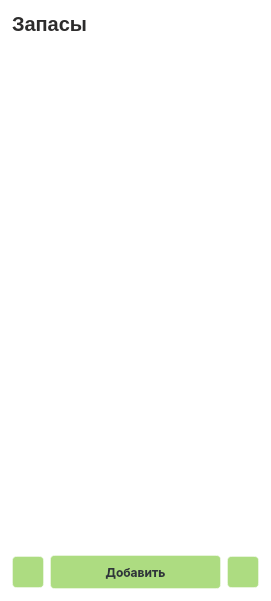
   <widget class="QFrame" name="storage_frame">
    <property name="geometry">
     <rect>
      <x>30</x>
      <y>30</y>
      <width>271</width>
      <height>601</height>
     </rect>
    </property>
    <property name="styleSheet">
     <string notr="true">background-color: rgba(255, 255, 255, 30%);
border: 1px solid  rgba(255, 255, 255, 40%);
border-radius: 10%;

</string>
    </property>
    <layout class="QVBoxLayout" name="verticalLayout">
     <item>
      <layout class="QHBoxLayout" name="headerProdHorizontalLayout_3">
       <item>
        <widget class="QLabel" name="storageHeaderLabel">
         <property name="enabled">
          <bool>true</bool>
         </property>
         <property name="minimumSize">
          <size>
           <width>0</width>
           <height>24</height>
          </size>
         </property>
         <property name="maximumSize">
          <size>
           <width>16777215</width>
           <height>24</height>
          </size>
         </property>
         <property name="styleSheet">
          <string notr="true">background-color: none;
color: #2d2c2c;
border:none;

width: 435px;
height: 24px;

font-size: 20px;
font-family: Inter, &quot;Extra Bold&quot;;
font-weight: 800;
text-align: left;
vertical-align: top</string>
         </property>
         <property name="text">
          <string>Запасы</string>
         </property>
        </widget>
       </item>
       <item>
        <widget class="QPushButton" name="sortStorePushButton_a_z">
         <property name="sizePolicy">
          <sizepolicy hsizetype="Fixed" vsizetype="Fixed">
           <horstretch>0</horstretch>
           <verstretch>0</verstretch>
          </sizepolicy>
         </property>
         <property name="styleSheet">
          <string notr="true">background-color:none;
height:24px;
width:24px;
padding:0px;
position:relative;
text-align: center;
border: none;
border-radius: 2%;</string>
         </property>
         <property name="text">
          <string/>
         </property>
         <property name="icon">
          <iconset>
           <normaloff>../img/bx_sort-a-z.svg</normaloff>../img/bx_sort-a-z.svg</iconset>
         </property>
         <property name="iconSize">
          <size>
           <width>24</width>
           <height>24</height>
          </size>
         </property>
        </widget>
       </item>
       <item>
        <widget class="QPushButton" name="sortStorePushButton_1_n">
         <property name="sizePolicy">
          <sizepolicy hsizetype="Fixed" vsizetype="Fixed">
           <horstretch>0</horstretch>
           <verstretch>0</verstretch>
          </sizepolicy>
         </property>
         <property name="styleSheet">
          <string notr="true">background-color:none;
height:24px;
width:24px;
padding:0px;
position:relative;
text-align: center;
border: none;
border-radius: 2%;</string>
         </property>
         <property name="text">
          <string/>
         </property>
         <property name="icon">
          <iconset>
           <normaloff>../img/bx_sort-1-n.svg</normaloff>../img/bx_sort-1-n.svg</iconset>
         </property>
         <property name="iconSize">
          <size>
           <width>24</width>
           <height>24</height>
          </size>
         </property>
        </widget>
       </item>
      </layout>
     </item>
     <item>
      <widget class="QTableView" name="storageListTableView">
       <property name="styleSheet">
        <string notr="true">QTableView{
background-color: rgba(255, 255, 255, 50);
border: 3px solid rgba(255, 255, 255, 75);
margin-top: 8px;
}

QTableView::section {
background-color: rgba(55, 55, 55);
color: white;
border: none;
}

QTableView::item {
border-style: none;
border-bottom: rgba(255, 255, 255, 50);
}

QTableView::item:selected {
border-style: none;
border-bottom: rgba(255, 255, 255, 50);
background-color: rgba(255, 255, 255, 85);
}</string>
       </property>
       <property name="horizontalScrollBarPolicy">
        <enum>Qt::ScrollBarAlwaysOff</enum>
       </property>
       <property name="showGrid">
        <bool>false</bool>
       </property>
       <attribute name="horizontalHeaderDefaultSectionSize">
        <number>50</number>
       </attribute>
      </widget>
     </item>
     <item>
      <layout class="QHBoxLayout" name="actionsStorageHorizontalLayout">
       <item>
        <widget class="QPushButton" name="editStoraItemPushButton">
         <property name="sizePolicy">
          <sizepolicy hsizetype="Fixed" vsizetype="Fixed">
           <horstretch>0</horstretch>
           <verstretch>0</verstretch>
          </sizepolicy>
         </property>
         <property name="minimumSize">
          <size>
           <width>32</width>
           <height>32</height>
          </size>
         </property>
         <property name="maximumSize">
          <size>
           <width>32</width>
           <height>32</height>
          </size>
         </property>
         <property name="styleSheet">
          <string notr="true">QPushButton{
height:32px;
width:auto;

color: #30353B;
background: #ADDC81;

text-align:center;
vertical-align:center;
font-size:12px;
font-family:Inter;
line-height:auto;
font-weight: bold;

border-radius:4%;
}

QPushButton:hover {
background: #AAAA81;
border: 2px solid rgba(146, 146, 120, 75);
}

QPushButton:pressed{
background: #AAAAFF;
}</string>
         </property>
         <property name="text">
          <string/>
         </property>
         <property name="icon">
          <iconset>
           <normaloff>../img/bx_edit.svg</normaloff>../img/bx_edit.svg</iconset>
         </property>
         <property name="iconSize">
          <size>
           <width>24</width>
           <height>24</height>
          </size>
         </property>
        </widget>
       </item>
       <item>
        <widget class="QPushButton" name="addStorageItemPushButton">
         <property name="styleSheet">
          <string notr="true">QPushButton{
height:32px;
width:auto;

color: #30353B;
background: #ADDC81;

text-align:center;
vertical-align:center;
font-size:12px;
font-family:Inter;
line-height:auto;
font-weight: bold;

border-radius:4%;
}

QPushButton:hover {
background: #AAAA81;
border: 2px solid rgba(146, 146, 120, 75);
}

QPushButton:pressed{
background: #AAAAFF;
}


</string>
         </property>
         <property name="text">
          <string>Добавить</string>
         </property>
         <property name="iconSize">
          <size>
           <width>24</width>
           <height>24</height>
          </size>
         </property>
        </widget>
       </item>
       <item>
        <widget class="QPushButton" name="deliteStorageItemPushButton">
         <property name="sizePolicy">
          <sizepolicy hsizetype="Fixed" vsizetype="Fixed">
           <horstretch>0</horstretch>
           <verstretch>0</verstretch>
          </sizepolicy>
         </property>
         <property name="minimumSize">
          <size>
           <width>32</width>
           <height>32</height>
          </size>
         </property>
         <property name="maximumSize">
          <size>
           <width>32</width>
           <height>32</height>
          </size>
         </property>
         <property name="styleSheet">
          <string notr="true">QPushButton{
height:32px;
width:auto;

color: #30353B;
background: #ADDC81;

text-align:center;
vertical-align:center;
font-size:12px;
font-family:Inter;
line-height:auto;
font-weight: bold;

border-radius:4%;
}

QPushButton:hover {
background: #AAAA81;
border: 2px solid rgba(146, 146, 120, 75);
}

QPushButton:pressed{
background: #AAAAFF;
}</string>
         </property>
         <property name="text">
          <string/>
         </property>
         <property name="icon">
          <iconset>
           <normaloff>../img/bx_trash.svg</normaloff>../img/bx_trash.svg</iconset>
         </property>
         <property name="iconSize">
          <size>
           <width>24</width>
           <height>24</height>
          </size>
         </property>
        </widget>
       </item>
      </layout>
     </item>
    </layout>
   </widget>
